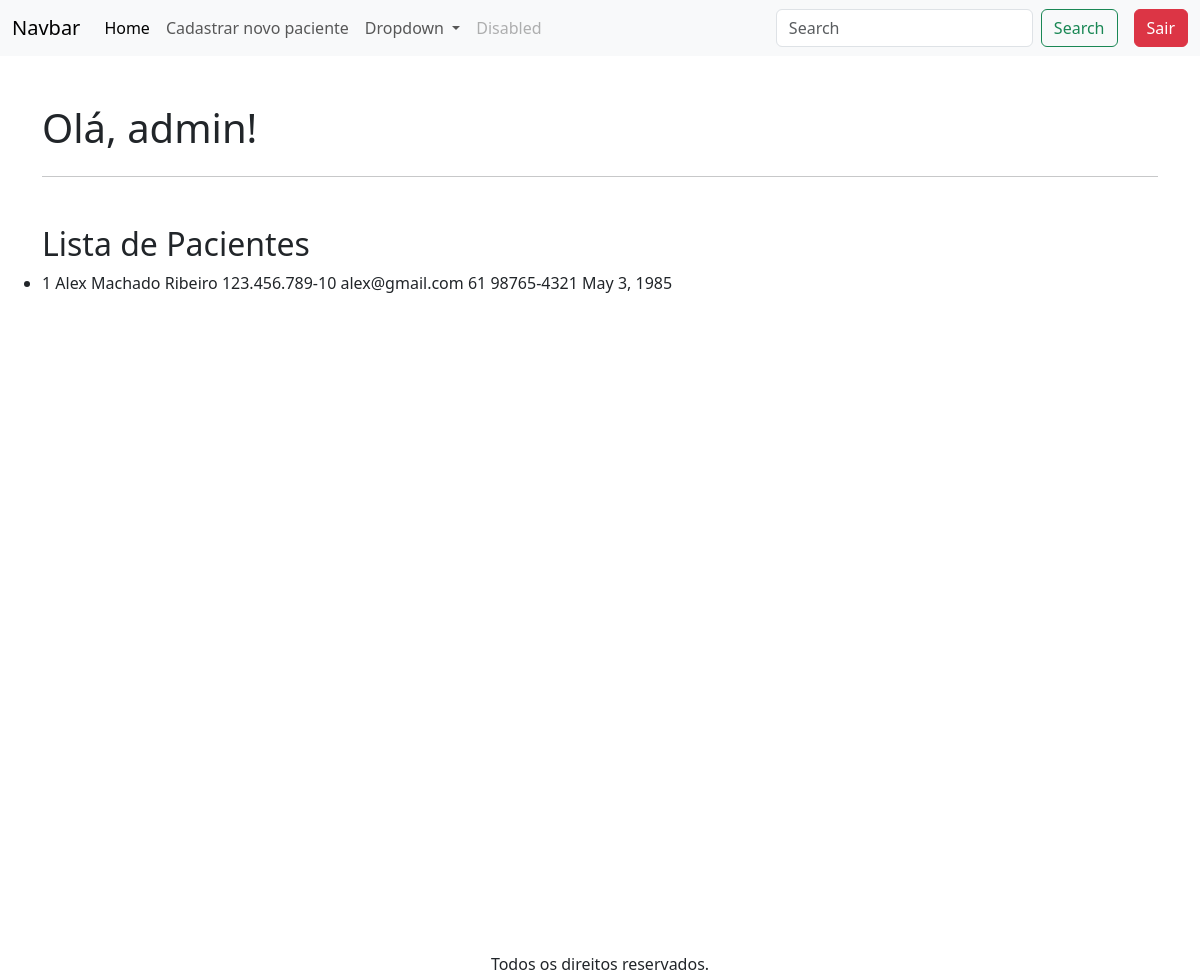
Before: / (signed in) with the older database file.
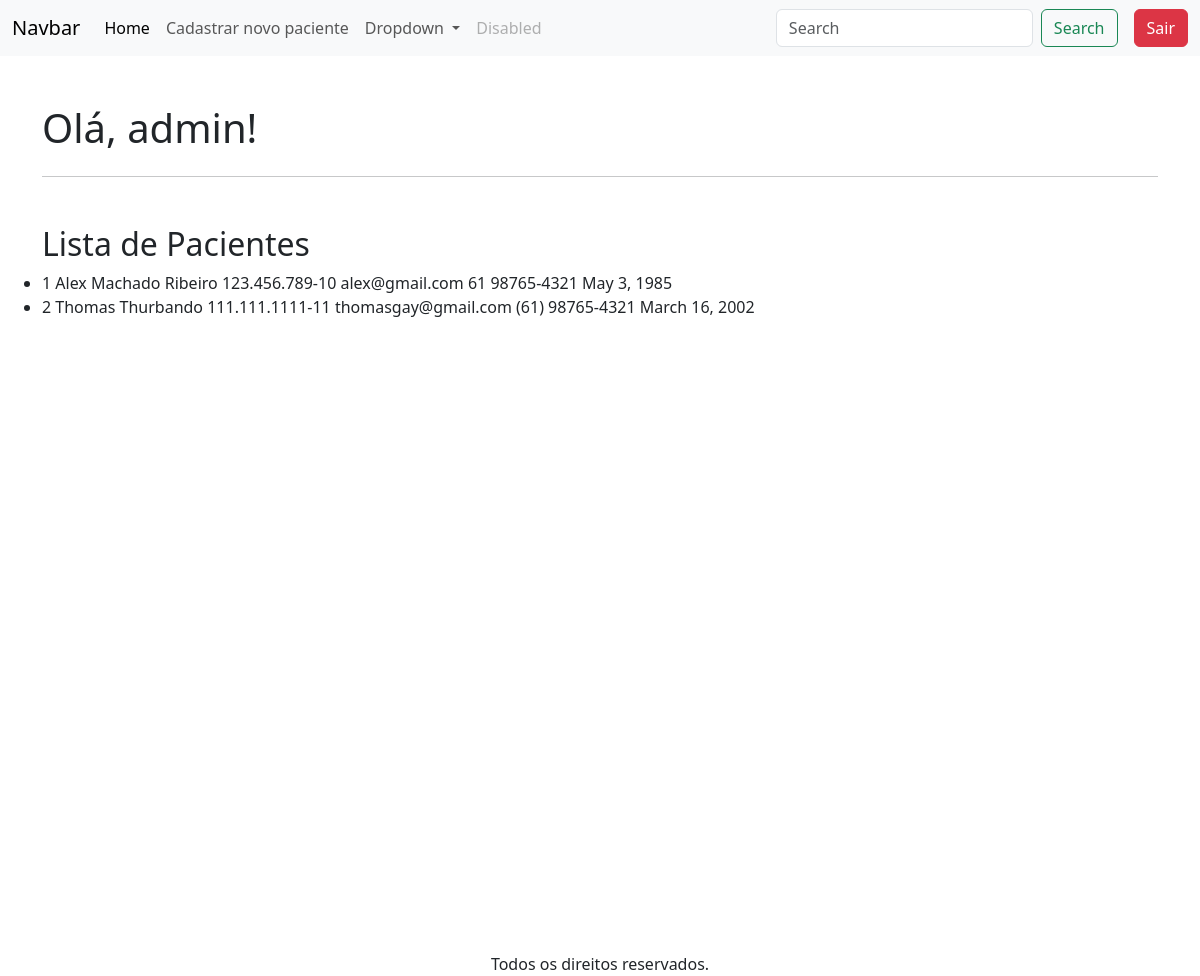
After: the same page with the newer database file.
### apps/crud/models.py (models this page shows, shortened)
class Paciente(models.Model):
    codigo_paciente = models.AutoField(primary_key=True)
    nome = models.CharField(null=False, blank=False)
    cpf = models.CharField(max_length=14, unique=True, null=False, blank=False)
    email = models.EmailField(unique=True, null=False, blank=False)
    telefone = models.CharField(max_length=15, null=False, blank=False)
    data_nascimento = models.DateField(null=False, blank=False)

### apps/crud/views.py (the view)
# urls.py: path('', views.index, name='index'),
@login_required
def index(request):
    pacientes = Paciente.objects.all()
    return render(request, "index.html", {'pacientes': pacientes})

### apps/crud/templates/index.html (shortened to what this page needs)
{% extends 'base-crud.html' %}
{% block content %}
    <div class="row mt-5">
        <h1>Olá, {{ user.username }}!</h1>
    </div>
    <hr>
    <div class="row mt-5">
        <h2>Lista de Pacientes</h2>
        <ul>
            {% for paciente in pacientes %}
                <li>
                    {{ paciente.codigo_paciente }}
                    {{ paciente.nome }}
                    {{ paciente.cpf}}
                    {{ paciente.email}}
                    {{ paciente.telefone}}
                    {{paciente.data_nascimento}}
                </li>
            {% empty %}
                <li>Nenhum paciente encontrado.</li>
            {% endfor %}
        </ul>
{% endblock %}

### apps/crud/templates/base-crud.html (shortened to what this page needs)
<!doctype html>
<html lang="pt-br">
  <head>
    <link href="https://cdn.jsdelivr.net/npm/bootstrap@5.3.8/dist/css/bootstrap.min.css" rel="stylesheet">
  </head>
  <body>
    {% include 'includes/header.html' %}
    <main class="container vh-100">
        {% block content %}{% endblock %}
    </main>
    {% include 'includes/footer.html' %}
  </body>
</html>

### apps/crud/templates/includes/header.html (shortened to what this page needs)
<header>
    <nav class="navbar navbar-expand-lg bg-body-tertiary">
        <div class="container-fluid">
            <a class="navbar-brand" href="#">Navbar</a>
            <div class="collapse navbar-collapse" id="navbarSupportedContent">
                <ul class="navbar-nav me-auto mb-2 mb-lg-0">
                    <li class="nav-item">
                        <a class="nav-link active" aria-current="page" href="/">Home</a>
                    </li>
                    <li class="nav-item">
                        <a class="nav-link" href="novoPaciente/">Cadastrar novo paciente</a>
                    </li>
                    <li class="nav-item dropdown">
                        <a class="nav-link dropdown-toggle" href="#" role="button" data-bs-toggle="dropdown"
                            aria-expanded="false">
                            Dropdown
                        </a>
                    </li>
                    <li class="nav-item">
                        <a class="nav-link disabled" aria-disabled="true">Disabled</a>
                    </li>
                </ul>
                <form class="d-flex" role="search">
                    <input class="form-control me-2" type="search" placeholder="Search" aria-label="Search" />
                    <button class="btn btn-outline-success" type="submit">Search</button>
                </form>
                <a href="logout/" class="btn btn-danger ms-3">
                    Sair
                </a>
            </div>
        </div>
    </nav>
</header>

### apps/crud/templates/includes/footer.html
<footer class="container d-flex justify-content-center mt-5">
    Todos os direitos reservados.
</footer>

Changed rows visible on the page:
added Paciente: codigo_paciente "2", nome "Thomas Thurbando", cpf "111.111.1111-11", email "thomasgay@gmail.com", telefone "(61) 98765-4321", data_nascimento "March 16, 2002"
